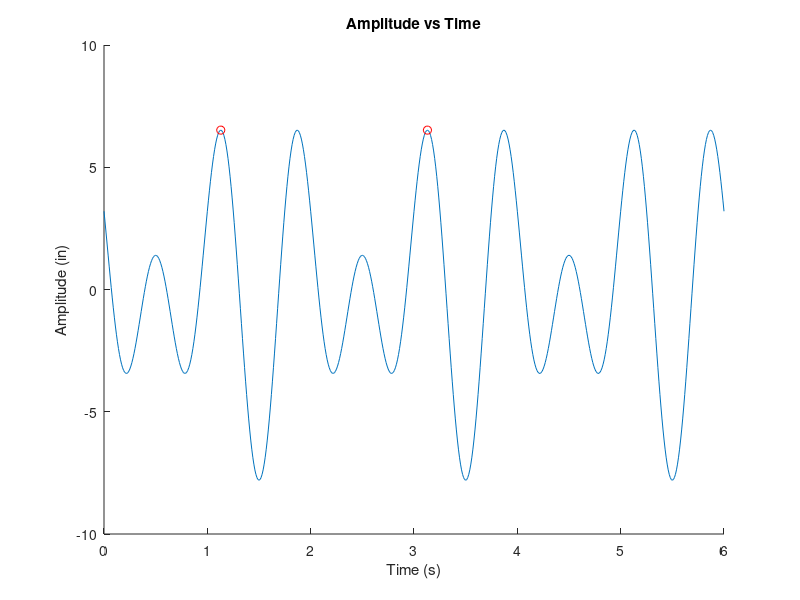

Recreate this plot in MATLAB. (Note: this script raises an error after producing the figure.)
% Homework 2 Question D MECH 3080
% Xavier Veselovec 1/17/2024

% Generate time array to solve over
t = 0:0.01:6;

% Compute solution
x = 3.2 * cos(2 * pi * t) - 4.6 * sin(3 * pi * t);

% Plot Solution
hold on
plot(t,x);
title("Amplitude vs Time");
xlabel("Time (s)");
ylabel("Amplitude (in)");

% Plot marks to indicate period
plot(1.13, x(114), "ro");
plot (3.13, x(314), "ro");


Testing


%Hello 
